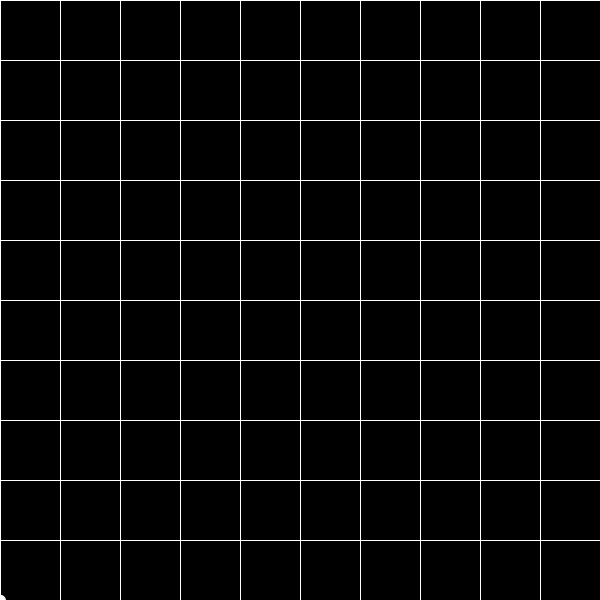
Frame 1 (no input)
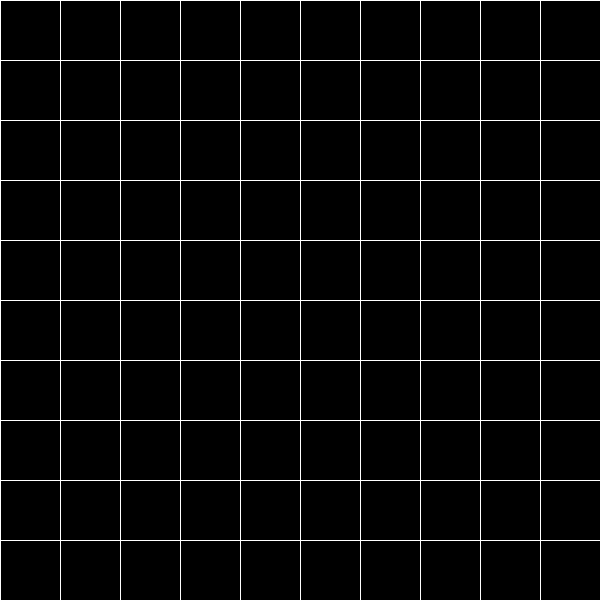
Frame 60 (the mouse pressed at the canvas centre just before this capture)
Frame 120 (the mouse held since frame 60 and released just before this capture): identical to frame 60, image omitted

The Processing sketch that drew these frames (run headless with seeded random() and noise(); from frame 60 on, the mouse is pressed at the canvas centre):

// Processing sketch: lancamento_balistico
// ── lancamento_balistico.pde
int tInst = 0;
int vInst = 80;
int dInst = 0;
int aInst = -10;
int dInstMRU = 0;
int vInstMRU = 30;

void setup() {
  frameRate(8);
  size(600, 600);
}

void geraGrid() {
  for (int i = 0; i < 10; i++) {
    stroke(255);
    line(i*60, 0, i*60, 600);
    line(0, i*60, 600, i*60);
  }
}

int MRU(int v, int t) {
  int d;
  d = v * t;
  return d;
}

int MRUV(int v, int a, int t) {
  int d;
  d = v * t + a * t * t / 2;
  return(d);
}


void draw() {
  background(0);
  geraGrid();
  dInst = MRUV(vInst, aInst, tInst);
  dInstMRU = MRU(vInstMRU, tInst);
  println(tInst, dInst);
  circle(dInstMRU, 600-dInst, 10);
  tInst ++;
}
